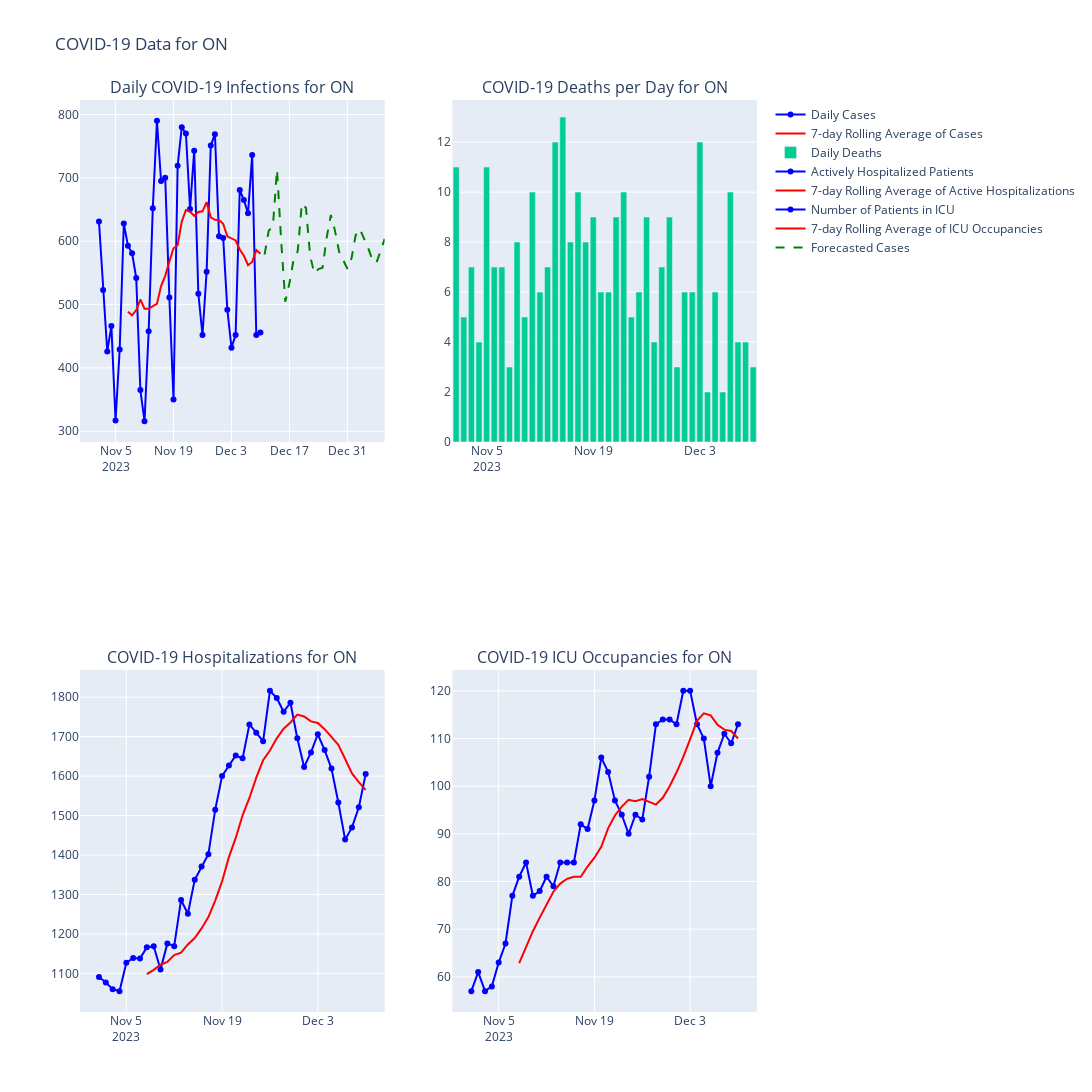

This figure's notebook cell:
### Markdown cell above
Already, our visualization is looking a lot better, but we can get a *little* more information out of the data we now have. Let's create a forecast for the next 30 days for each of our plots, using ARIMA models for each plotted value.

### Code cell
# begin with converting our case data to a pandas Series
cases_series = pd.Series(n_cases, index=pd.DatetimeIndex(case_dates))

# explicitly set the frequency of the data to daily
cases_series = cases_series.asfreq('D')

p, d, q, = 5, 1, 0 # order parameters for the ARIMA model

# fit the model to the data
model_cases = ARIMA(cases_series, order=(p, d, q)).fit()

# generate the forecasted values for the next 30 days
forecast_cases = model_cases.forecast(steps=30)
# create the date range for the forecasted values
forecast_dates = pd.date_range(start=cases_series.index[-1] + pd.Timedelta(days=1), periods=30)

# plot the forecasted data as a dashed green line in our first subplot
fig.add_trace(go.Scatter(x=forecast_dates, y=forecast_cases, mode='lines', name='Forecasted Cases', 
                         line=dict(color='green', dash='dash'), hovertemplate='Forecasted Cases: %{y}<extra></extra>'), row=1, col=1)

fig.show()

### Figure 1 — Plotly figure (JSON) as saved in the notebook; plotly's stock layout.template omitted (floating-point values rounded to 4 significant figures)
{"data": [{"hovertemplate": "Daily Cases: %{y}<extra></extra>", "marker": {"color": "blue"}, "mode": "lines+markers", "name": "Daily Cases", "type": "scatter", "x": ["2023-11-01", "2023-11-02", "2023-11-03", "2023-11-04", "2023-11-05", "2023-11-06", "2023-11-07", "2023-11-08", "2023-11-09", "2023-11-10", "2023-11-11", "2023-11-12", "2023-11-13", "2023-11-14", "2023-11-15", "2023-11-16", "2023-11-17", "2023-11-18", "2023-11-19", "2023-11-20", "2023-11-21", "2023-11-22", "2023-11-23", "2023-11-24", "2023-11-25", "2023-11-26", "2023-11-27", "2023-11-28", "2023-11-29", "2023-11-30", "2023-12-01", "2023-12-02", "2023-12-03", "2023-12-04", "2023-12-05", "2023-12-06", "2023-12-07", "2023-12-08", "2023-12-09", "2023-12-10"], "xaxis": "x", "y": [631, 523, 426, 466, 317, 429, 628, 593, 581, 542, 365, 316, 458, 652, 790, 695, 700, 511, 350, 719, 780, 770, 651, 743, 517, 452, 552, 751, 769, 608, 605, 492, 432, 452, 681, 665, 644, 736, 452, 456], "yaxis": "y"}, {"hovertemplate": "7-day Rolling Average of Cases: %{y}<extra></extra>", "line": {"color": "red"}, "mode": "lines", "name": "7-day Rolling Average of Cases", "type": "scatter", "x": ["2023-11-08", "2023-11-09", "2023-11-10", "2023-11-11", "2023-11-12", "2023-11-13", "2023-11-14", "2023-11-15", "2023-11-16", "2023-11-17", "2023-11-18", "2023-11-19", "2023-11-20", "2023-11-21", "2023-11-22", "2023-11-23", "2023-11-24", "2023-11-25", "2023-11-26", "2023-11-27", "2023-11-28", "2023-11-29", "2023-11-30", "2023-12-01", "2023-12-02", "2023-12-03", "2023-12-04", "2023-12-05", "2023-12-06", "2023-12-07", "2023-12-08", "2023-12-09", "2023-12-10"], "xaxis": "x", "y": [488.6, 483.1, 491.4, 508, 493.6, 493.4, 497.6, 501, 529.1, 545.4, 568, 588.9, 593.7, 631, 649.3, 646.4, 640.1, 646.3, 647.1, 661.7, 637.9, 633.7, 633.6, 627.4, 607.7, 604.1, 601.3, 587, 577, 562.1, 567.3, 586, 580.3], "yaxis": "y"}, {"hovertemplate": "Daily Deaths: %{y}<extra></extra>", "name": "Daily Deaths", "type": "bar", "x": ["2023-11-01", "2023-11-02", "2023-11-03", "2023-11-04", "2023-11-05", "2023-11-06", "2023-11-07", "2023-11-08", "2023-11-09", "2023-11-10", "2023-11-11", "2023-11-12", "2023-11-13", "2023-11-14", "2023-11-15", "2023-11-16", "2023-11-17", "2023-11-18", "2023-11-19", "2023-11-20", "2023-11-21", "2023-11-22", "2023-11-23", "2023-11-24", "2023-11-25", "2023-11-26", "2023-11-27", "2023-11-28", "2023-11-29", "2023-11-30", "2023-12-01", "2023-12-02", "2023-12-03", "2023-12-04", "2023-12-05", "2023-12-06", "2023-12-07", "2023-12-08", "2023-12-09", "2023-12-10"], "xaxis": "x2", "y": [11, 5, 7, 4, 11, 7, 7, 3, 8, 5, 10, 6, 7, 12, 13, 8, 10, 8, 9, 6, 6, 9, 10, 5, 6, 9, 4, 7, 9, 3, 6, 6, 12, 2, 6, 2, 10, 4, 4, 3], "yaxis": "y2"}, {"hovertemplate": "Actively Hospitalized Patients: %{y}<extra></extra>", "marker": {"color": "blue"}, "mode": "lines+markers", "name": "Actively Hospitalized Patients", "type": "scatter", "x": ["2023-11-01", "2023-11-02", "2023-11-03", "2023-11-04", "2023-11-05", "2023-11-06", "2023-11-07", "2023-11-08", "2023-11-09", "2023-11-10", "2023-11-11", "2023-11-12", "2023-11-13", "2023-11-14", "2023-11-15", "2023-11-16", "2023-11-17", "2023-11-18", "2023-11-19", "2023-11-20", "2023-11-21", "2023-11-22", "2023-11-23", "2023-11-24", "2023-11-25", "2023-11-26", "2023-11-27", "2023-11-28", "2023-11-29", "2023-11-30", "2023-12-01", "2023-12-02", "2023-12-03", "2023-12-04", "2023-12-05", "2023-12-06", "2023-12-07", "2023-12-08", "2023-12-09", "2023-12-10"], "xaxis": "x3", "y": [1091, 1077, 1060, 1055, 1127, 1139, 1138, 1166, 1169, 1110, 1176, 1169, 1286, 1251, 1337, 1371, 1402, 1515, 1600, 1627, 1652, 1645, 1731, 1710, 1688, 1816, 1798, 1763, 1786, 1696, 1623, 1660, 1706, 1666, 1619, 1533, 1439, 1470, 1521, 1605], "yaxis": "y3"}, {"hovertemplate": "7-day Rolling Average of ACtive Hospitalizations: %{y}<extra></extra>", "line": {"color": "red"}, "mode": "lines", "name": "7-day Rolling Average of Active Hospitalizations", "type": "scatter", "x": ["2023-11-08", "2023-11-09", "2023-11-10", "2023-11-11", "2023-11-12", "2023-11-13", "2023-11-14", "2023-11-15", "2023-11-16", "2023-11-17", "2023-11-18", "2023-11-19", "2023-11-20", "2023-11-21", "2023-11-22", "2023-11-23", "2023-11-24", "2023-11-25", "2023-11-26", "2023-11-27", "2023-11-28", "2023-11-29", "2023-11-30", "2023-12-01", "2023-12-02", "2023-12-03", "2023-12-04", "2023-12-05", "2023-12-06", "2023-12-07", "2023-12-08", "2023-12-09", "2023-12-10"], "xaxis": "x3", "y": [1098.0, 1109.0, 1122, 1129.0, 1146.0, 1152.0, 1173.0, 1190.0, 1214, 1243.0, 1285.0, 1333, 1395.0, 1443.0, 1501.0, 1545.0, 1596, 1640, 1665.0, 1696.0, 1720, 1736.0, 1756, 1751, 1739.0, 1735.0, 1719.0, 1700, 1679.0, 1643.0, 1607.0, 1585.0, 1565.0], "yaxis": "y3"}, {"hovertemplate": "Number of Patients in ICU: %{y}<extra></extra>", "marker": {"color": "blue"}, "mode": "lines+markers", "name": "Number of Patients in ICU", "type": "scatter", "x": ["2023-11-01", "2023-11-02", "2023-11-03", "2023-11-04", "2023-11-05", "2023-11-06", "2023-11-07", "2023-11-08", "2023-11-09", "2023-11-10", "2023-11-11", "2023-11-12", "2023-11-13", "2023-11-14", "2023-11-15", "2023-11-16", "2023-11-17", "2023-11-18", "2023-11-19", "2023-11-20", "2023-11-21", "2023-11-22", "2023-11-23", "2023-11-24", "2023-11-25", "2023-11-26", "2023-11-27", "2023-11-28", "2023-11-29", "2023-11-30", "2023-12-01", "2023-12-02", "2023-12-03", "2023-12-04", "2023-12-05", "2023-12-06", "2023-12-07", "2023-12-08", "2023-12-09", "2023-12-10"], "xaxis": "x4", "y": [57, 61, 57, 58, 63, 67, 77, 81, 84, 77, 78, 81, 79, 84, 84, 84, 92, 91, 97, 106, 103, 97, 94, 90, 94, 93, 102, 113, 114, 114, 113, 120, 120, 113, 110, 100, 107, 111, 109, 113], "yaxis": "y4"}, {"hovertemplate": "7-day Rolling Average of ICU Occupancies: %{y}<extra></extra>", "line": {"color": "red"}, "mode": "lines", "name": "7-day Rolling Average of ICU Occupancies", "type": "scatter", "x": ["2023-11-08", "2023-11-09", "2023-11-10", "2023-11-11", "2023-11-12", "2023-11-13", "2023-11-14", "2023-11-15", "2023-11-16", "2023-11-17", "2023-11-18", "2023-11-19", "2023-11-20", "2023-11-21", "2023-11-22", "2023-11-23", "2023-11-24", "2023-11-25", "2023-11-26", "2023-11-27", "2023-11-28", "2023-11-29", "2023-11-30", "2023-12-01", "2023-12-02", "2023-12-03", "2023-12-04", "2023-12-05", "2023-12-06", "2023-12-07", "2023-12-08", "2023-12-09", "2023-12-10"], "xaxis": "x4", "y": [62.86, 66.29, 69.57, 72.43, 75.29, 77.86, 79.57, 80.57, 81, 81, 83.14, 85, 87.29, 91.14, 93.86, 95.71, 97.14, 96.86, 97.29, 96.71, 96.14, 97.57, 100, 102.9, 106.1, 109.9, 113.7, 115.3, 114.9, 112.9, 111.9, 111.6, 110], "yaxis": "y4"}, {"hovertemplate": "Forecasted Cases: %{y}<extra></extra>", "line": {"color": "green", "dash": "dash"}, "mode": "lines", "name": "Forecasted Cases", "type": "scatter", "x": ["2023-12-11T00:00:00", "2023-12-12T00:00:00", "2023-12-13T00:00:00", "2023-12-14T00:00:00", "2023-12-15T00:00:00", "2023-12-16T00:00:00", "2023-12-17T00:00:00", "2023-12-18T00:00:00", "2023-12-19T00:00:00", "2023-12-20T00:00:00", "2023-12-21T00:00:00", "2023-12-22T00:00:00", "2023-12-23T00:00:00", "2023-12-24T00:00:00", "2023-12-25T00:00:00", "2023-12-26T00:00:00", "2023-12-27T00:00:00", "2023-12-28T00:00:00", "2023-12-29T00:00:00", "2023-12-30T00:00:00", "2023-12-31T00:00:00", "2024-01-01T00:00:00", "2024-01-02T00:00:00", "2024-01-03T00:00:00", "2024-01-04T00:00:00", "2024-01-05T00:00:00", "2024-01-06T00:00:00", "2024-01-07T00:00:00", "2024-01-08T00:00:00", "2024-01-09T00:00:00"], "xaxis": "x", "y": [579.0, 616.7, 623.1, 713.2, 601.2, 504.5, 533.8, 570.6, 584.0, 659.6, 652.4, 577.1, 549.2, 556.0, 558.2, 605.6, 641.5, 616.8, 583.3, 569.1, 556.5, 573.0, 609.5, 619.4, 605.0, 589.6, 571.3, 565.7, 584.4, 603.6], "yaxis": "y"}], "layout": {"annotations": [{"font": {"size": 16}, "showarrow": false, "text": "Daily COVID-19 Infections for ON", "x": 0.225, "xanchor": "center", "xref": "paper", "y": 1, "yanchor": "bottom", "yref": "paper"}, {"font": {"size": 16}, "showarrow": false, "text": "COVID-19 Deaths per Day for ON", "x": 0.775, "xanchor": "center", "xref": "paper", "y": 1, "yanchor": "bottom", "yref": "paper"}, {"font": {"size": 16}, "showarrow": false, "text": "COVID-19 Hospitalizations for ON", "x": 0.225, "xanchor": "center", "xref": "paper", "y": 0.375, "yanchor": "bottom", "yref": "paper"}, {"font": {"size": 16}, "showarrow": false, "text": "COVID-19 ICU Occupancies for ON", "x": 0.775, "xanchor": "center", "xref": "paper", "y": 0.375, "yanchor": "bottom", "yref": "paper"}], "height": 1600, "showlegend": true, "title": {"text": "COVID-19 Data for ON"}, "width": 1600, "xaxis": {"anchor": "y", "domain": [0, 0.45]}, "xaxis2": {"anchor": "y2", "domain": [0.55, 1]}, "xaxis3": {"anchor": "y3", "domain": [0, 0.45]}, "xaxis4": {"anchor": "y4", "domain": [0.55, 1]}, "yaxis": {"anchor": "x", "domain": [0.625, 1]}, "yaxis2": {"anchor": "x2", "domain": [0.625, 1]}, "yaxis3": {"anchor": "x3", "domain": [0, 0.375]}, "yaxis4": {"anchor": "x4", "domain": [0, 0.375]}}}
